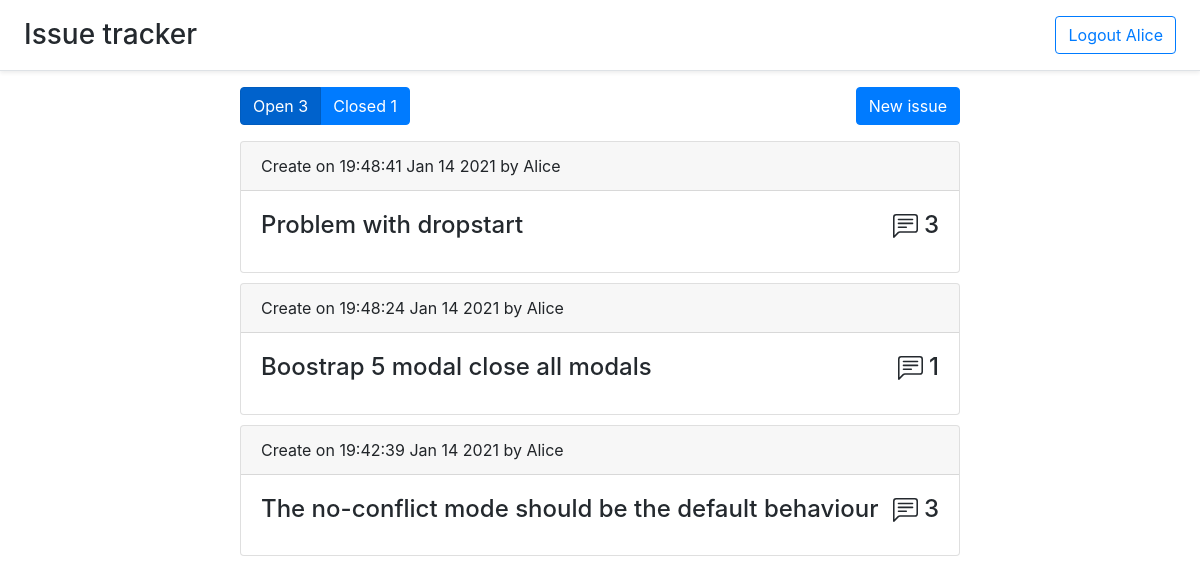
Screenshot of / (signed in) with the database file from the repository.
### auth.py (models this page shows)
class User(UserMixin, app.db.Model):
    id = app.db.Column(app.db.Integer, primary_key=True)
    email = app.db.Column(app.db.String(100), unique=True)
    password = app.db.Column(app.db.String(100))
    name = app.db.Column(app.db.String(100))
    issues = app.db.relationship('Issue', backref='user', lazy='dynamic')
    comments = app.db.relationship('Comment', backref='user', lazy='dynamic')

### issue.py (models this page shows, shortened)
class Issue(db.Model):
    id = db.Column(db.Integer, primary_key=True)
    title = db.Column(db.String(50), nullable=False)
    user_id = db.Column(db.Integer, db.ForeignKey('user.id'))
    comments = db.relationship('Comment', backref='issue', lazy='dynamic')
    labels = db.relationship('Label', backref='issue', lazy='dynamic')
    is_open = db.Column(db.BOOLEAN, default=True)
    timestamp = db.Column(db.DateTime, default=datetime.utcnow)

### comment.py (models this page shows)
class Comment(db.Model):
    id = db.Column(db.Integer, primary_key=True)
    text = db.Column(db.Text, nullable=False)
    timestamp = db.Column(db.DateTime, default=datetime.utcnow)
    user_id = db.Column(db.Integer, db.ForeignKey('user.id'))
    issue_id = db.Column(db.Integer, db.ForeignKey('issue.id'))
    def pretty_date(self):
        return self.timestamp.strftime("%H:%M:%S %b %d %Y")

### issue.py (the view)
@issues.route('/')
def open_issues():
    return create_index(Issue.query.filter_by(is_open=True), True)

### app.py (called while the page is built)
@login_manager.user_loader
def load_user(user_id):
    return auth.User.query.get(int(user_id))

### issue.py (called while the page is built)
def create_index(query, show_open):
    query = query.order_by(Issue.timestamp.desc())
    open_issues = Issue.query.filter_by(is_open=True).count()
    closed_issues = Issue.query.filter_by(is_open=False).count()
    return render_template('index.html', issues=query.all(), open_issues=open_issues, closed_issues=closed_issues,
                           show_open=show_open)

### templates/index.html (shortened to what this page needs)
{% extends 'base.html' %}
{% block content %}
    <div class="issues-upper-panel">
        <div class="btn-group btn-group-toggle" data-toggle="buttons">
            <a class="btn btn-primary {% if show_open %} active {% endif %}" href="/">Open {{ open_issues }}</a>
            <a class="btn btn-primary {% if not show_open %} active {% endif %}" href="/closed">Closed {{ closed_issues }}</a>
        </div>
        <button type="button" id="new-issue" class="btn btn-primary" data-toggle="modal" data-target="#myModal">
          New issue
        </button>
    </div>
    {% for issue in issues %}
        <div class="card">
          <div class="card-header">
            Create on {{ issue.comments.first().pretty_date() }} by {{ issue.user.name }}
          </div>
          <div class="card-body">
            <h4>
            <a class="link-gray-dark" href="issue/{{ issue.id }}">
              <div class="card-title">{{ issue.title }}
                  <div class="comments-cnt">
                      {{ issue.comments.count() }}
                  </div>
              </div>
            </a>
            </h4>
          </div>
        </div>
    {% endfor %}
{% endblock %}

### templates/base.html (shortened to what this page needs)
<!doctype html>
<html lang="en">
<head>
    <link rel= "stylesheet" type= "text/css" href= "{{ url_for('static',filename='base.css') }}">
    <link rel="stylesheet" href="https://stackpath.bootstrapcdn.com/bootstrap/4.5.2/css/bootstrap.min.css">
</head>
<body>
<header class="d-flex flex-column flex-md-row align-items-center p-3 px-md-4 mb-3 bg-white border-bottom shadow-sm">
        <a class="link-gray-dark h3 my-0 me-md-auto fw-normal" href="/">
              Issue tracker
        </a>
  <nav class="my-2 my-md-0 me-md-3">
    {% if current_user.is_authenticated %}
        <a class="btn btn-outline-primary" href="/logout">Logout {{ current_user.name }}</a>
    {% else %}
        <a class="btn btn-outline-primary" href="/login">Login</a>
        <a class="btn btn-outline-primary" href="/signup">Sign up</a>
    {% endif %}
  </nav>
</header>
<div id="content" class="content">{% block content %}{% endblock %}</div>
</body>
</html>

### static/base.css (style rules this page uses)
html, body { height: 100%; }
.content { margin-left: 20%; margin-right: 20%; }
.link-gray-dark { color: #24292e; text-decoration: none!important; }
#new-issue { float: right!important; }
.my-0 { margin-right: auto!important; }
.issues-upper-panel { margin-top: 1em; margin-bottom: 1em; }
.card { margin-top: 10px; }
.comments-cnt { float: right; }

### rows the page displays
User: name "Alice"
Issue: comments.first "19:48:41 Jan 14 2021", user.name "Alice", title "Problem with dropstart", comments.count "3"
Issue: comments.first "19:48:24 Jan 14 2021", user.name "Alice", title "Boostrap 5 modal close all modals", comments.count "1"
Issue: comments.first "19:42:39 Jan 14 2021", user.name "Alice", title "The no-conflict mode should be the default behaviour", comments.count "3"

### other values shown
{{ open_issues }} "3"
{{ closed_issues }} "1"
